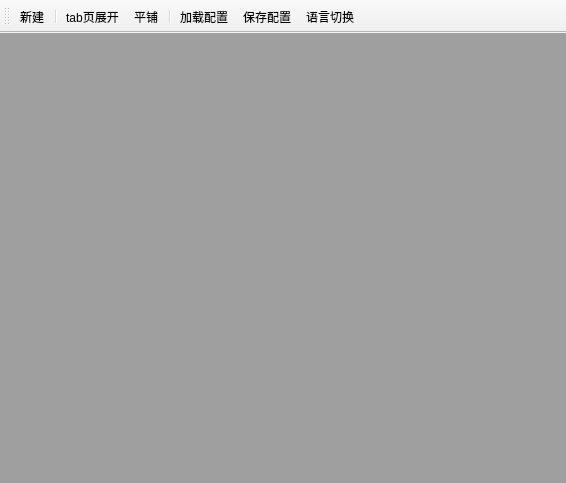
<?xml version="1.0" encoding="UTF-8"?>
<ui version="4.0">
 <class>QNetAssistant</class>
 <widget class="QMainWindow" name="QNetAssistant">
  <property name="geometry">
   <rect>
    <x>0</x>
    <y>0</y>
    <width>566</width>
    <height>483</height>
   </rect>
  </property>
  <property name="windowTitle">
   <string>DeBugAssistant</string>
  </property>
  <widget class="QWidget" name="centralWidget">
   <layout class="QGridLayout" name="gridLayout">
    <property name="leftMargin">
     <number>0</number>
    </property>
    <property name="topMargin">
     <number>0</number>
    </property>
    <property name="rightMargin">
     <number>0</number>
    </property>
    <property name="bottomMargin">
     <number>0</number>
    </property>
    <property name="spacing">
     <number>0</number>
    </property>
    <item row="0" column="0">
     <widget class="QMdiArea" name="mdiArea"/>
    </item>
   </layout>
  </widget>
  <widget class="QToolBar" name="mainToolBar">
   <attribute name="toolBarArea">
    <enum>TopToolBarArea</enum>
   </attribute>
   <attribute name="toolBarBreak">
    <bool>false</bool>
   </attribute>
   <addaction name="newAct"/>
   <addaction name="separator"/>
   <addaction name="tabModeAct"/>
   <addaction name="tileAct"/>
   <addaction name="separator"/>
   <addaction name="loadAct"/>
   <addaction name="saveAct"/>
   <addaction name="languageAct"/>
  </widget>
  <action name="newAct">
   <property name="checkable">
    <bool>true</bool>
   </property>
   <property name="icon">
    <iconset resource="res.qrc">
     <normaloff>:/images/images/add.png</normaloff>:/images/images/add.png</iconset>
   </property>
   <property name="text">
    <string>新建</string>
   </property>
  </action>
  <action name="tabModeAct">
   <property name="checkable">
    <bool>true</bool>
   </property>
   <property name="icon">
    <iconset resource="res.qrc">
     <normaloff>:/images/images/tab.bmp</normaloff>:/images/images/tab.bmp</iconset>
   </property>
   <property name="text">
    <string>tab页展开</string>
   </property>
  </action>
  <action name="tileAct">
   <property name="checkable">
    <bool>true</bool>
   </property>
   <property name="icon">
    <iconset resource="res.qrc">
     <normaloff>:/images/images/tile.bmp</normaloff>:/images/images/tile.bmp</iconset>
   </property>
   <property name="text">
    <string>平铺</string>
   </property>
  </action>
  <action name="loadAct">
   <property name="icon">
    <iconset resource="res.qrc">
     <normaloff>:/images/images/loadconfig.bmp</normaloff>:/images/images/loadconfig.bmp</iconset>
   </property>
   <property name="text">
    <string>加载配置</string>
   </property>
  </action>
  <action name="saveAct">
   <property name="icon">
    <iconset resource="res.qrc">
     <normaloff>:/images/images/saveconfig.bmp</normaloff>:/images/images/saveconfig.bmp</iconset>
   </property>
   <property name="text">
    <string>保存配置</string>
   </property>
  </action>
  <action name="languageAct">
   <property name="icon">
    <iconset resource="res.qrc">
     <normaloff>:/images/images/Language.bmp</normaloff>:/images/images/Language.bmp</iconset>
   </property>
   <property name="text">
    <string>语言切换</string>
   </property>
   <property name="toolTip">
    <string>语言切换</string>
   </property>
  </action>
 </widget>
 <layoutdefault spacing="6" margin="11"/>
 <resources>
  <include location="res.qrc"/>
 </resources>
 <connections/>
</ui>
